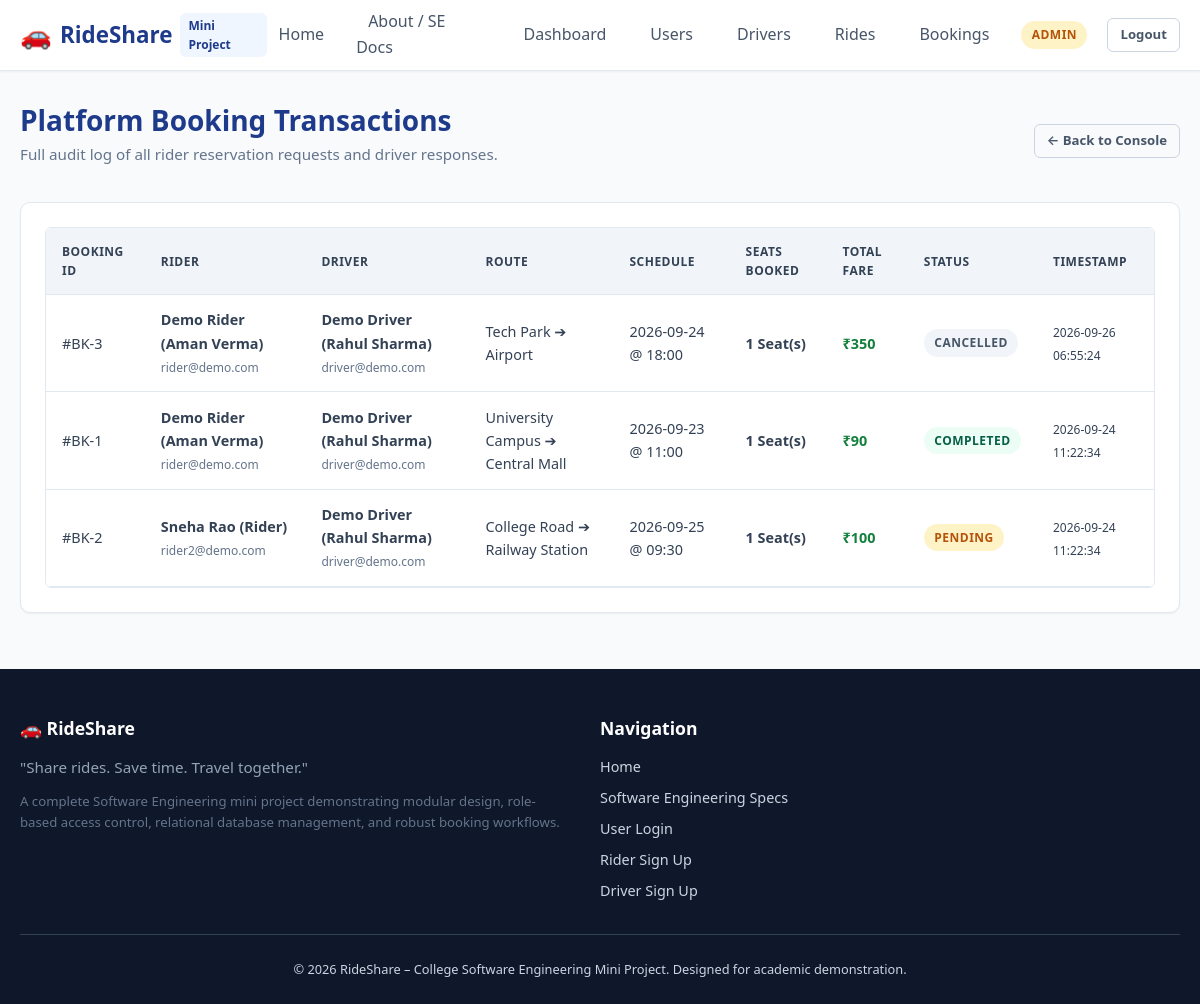
Screenshot of /admin/bookings (signed in) with the database file from the repository.
### tables this page shows
CREATE TABLE bookings (
    id INTEGER PRIMARY KEY AUTOINCREMENT,
    ride_id INTEGER NOT NULL,
    rider_id INTEGER NOT NULL,
    seats_requested INTEGER NOT NULL CHECK(seats_requested > 0),
    total_fare REAL NOT NULL CHECK(total_fare >= 0),
    status TEXT NOT NULL DEFAULT 'Pending' CHECK(status IN ('Pending', 'Accepted', 'Rejected', 'Cancelled', 'Completed')),
    booking_date TIMESTAMP DEFAULT CURRENT_TIMESTAMP,
    FOREIGN KEY (ride_id) REFERENCES rides(id) ON DELETE CASCADE,
    FOREIGN KEY (rider_id) REFERENCES users(id) ON DELETE CASCADE
);

CREATE TABLE users (
    id INTEGER PRIMARY KEY AUTOINCREMENT,
    name TEXT NOT NULL,
    email TEXT NOT NULL UNIQUE,
    phone TEXT NOT NULL,
    password_hash TEXT NOT NULL,
    role TEXT NOT NULL CHECK(role IN ('rider', 'driver', 'admin')),
    status TEXT NOT NULL DEFAULT 'active' CHECK(status IN ('active', 'inactive')),
    created_at TIMESTAMP DEFAULT CURRENT_TIMESTAMP
);

CREATE TABLE rides (
    id INTEGER PRIMARY KEY AUTOINCREMENT,
    driver_id INTEGER NOT NULL,
    pickup_location TEXT NOT NULL,
    destination TEXT NOT NULL,
    ride_date TEXT NOT NULL,
    departure_time TEXT NOT NULL,
    available_seats INTEGER NOT NULL CHECK(available_seats >= 0),
    vehicle_type TEXT NOT NULL,
    fare_per_passenger REAL NOT NULL CHECK(fare_per_passenger >= 0),
    status TEXT NOT NULL DEFAULT 'Available' CHECK(status IN ('Available', 'Full', 'Ongoing', 'Completed', 'Cancelled')),
    created_at TIMESTAMP DEFAULT CURRENT_TIMESTAMP,
    FOREIGN KEY (driver_id) REFERENCES drivers(id) ON DELETE CASCADE
);

### routes/admin_routes.py (the view)
@admin_bp.route('/bookings')
@role_required('admin')
def bookings():
    bookings_list = Booking.get_all()
    return render_template('admin/bookings.html', bookings=bookings_list)

### database/db.py (called while the page is built)
def get_db():
    if 'db' not in g:
        db_path = current_app.config.get('DATABASE_PATH')
        os.makedirs(os.path.dirname(db_path), exist_ok=True)
        g.db = sqlite3.connect(db_path)
        g.db.row_factory = sqlite3.Row
        g.db.execute("PRAGMA foreign_keys = ON;")
    return g.db

### models/booking.py (called while the page is built)
    @staticmethod
    def get_all():
        db = get_db()
        cursor = db.cursor()
        cursor.execute("""
            SELECT b.*,
                   r.pickup_location, r.destination, r.ride_date, r.departure_time,
                   rider.name as rider_name, rider.email as rider_email,
                   driver_u.name as driver_name, driver_u.email as driver_email
            FROM bookings b
            JOIN rides r ON b.ride_id = r.id
            JOIN users rider ON b.rider_id = rider.id
            JOIN drivers d ON r.driver_id = d.id
            JOIN users driver_u ON d.user_id = driver_u.id
            ORDER BY b.booking_date DESC
        """)
        return cursor.fetchall()

### templates/admin/bookings.html (shortened to what this page needs)
{% extends "base.html" %}
{% block content %}
<div class="card-header" style="border: none; padding: 0; margin-bottom: 1.5rem;">
    <div>
        <h2 style="color: var(--primary); margin: 0;">Platform Booking Transactions</h2>
        <p style="color: var(--gray-600); font-size: 0.95rem; margin-top: 0.25rem;">
            Full audit log of all rider reservation requests and driver responses.
        </p>
    </div>
    <a href="{{ url_for('admin.dashboard') }}" class="btn btn-outline btn-sm">← Back to Console</a>
</div>
<div class="card">
    <div class="table-responsive">
        <table class="table">
            <thead>
                <tr>
                    <th>Booking ID</th>
                    <th>Rider</th>
                    <th>Driver</th>
                    <th>Route</th>
                    <th>Schedule</th>
                    <th>Seats Booked</th>
                    <th>Total Fare</th>
                    <th>Status</th>
                    <th>Timestamp</th>
                </tr>
            </thead>
            <tbody>
                {% for b in bookings %}
                    <tr>
                        <td>#BK-{{ b['id'] }}</td>
                        <td>
                            <strong>{{ b['rider_name'] }}</strong><br>
                            <small style="color: var(--gray-600);">{{ b['rider_email'] }}</small>
                        </td>
                        <td>
                            <strong>{{ b['driver_name'] }}</strong><br>
                            <small style="color: var(--gray-600);">{{ b['driver_email'] }}</small>
                        </td>
                        <td>
                            <div>{{ b['pickup_location'] }} ➔ {{ b['destination'] }}</div>
                        </td>
                        <td>
                            {{ b['ride_date'] }} @ {{ b['departure_time'] }}
                        </td>
                        <td><strong>{{ b['seats_requested'] }} Seat(s)</strong></td>
                        <td><strong style="color: #15803d;">₹{{ "%.0f"|format(b['total_fare']) }}</strong></td>
                        <td><span class="badge badge-{{ b['status']|lower }}">{{ b['status'] }}</span></td>
                        <td><small>{{ b['booking_date'] }}</small></td>
                    </tr>
                {% endfor %}
            </tbody>
        </table>
    </div>
</div>
{% endblock %}

### static/css/style.css (style rules this page uses)
:root { --primary: #1e3a8a; --primary-hover: #1e40af; --primary-light: #eff6ff; --secondary: #0d9488; --secondary-hover: #0f766e; --accent: #f59e0b; --dark: #0f172a; --gray-900: #1e293b; --gray-800: #334155; --gray-700: #475569; --gray-600: #64748b; --gray-500: #94a3b8; --gray-400: #cbd5e1; --gray-200: #e2e8f0; --gray-100: #f1f5f9; --gray-50: #f8fafc; --white: #ffffff; --success: #10b981; --success-bg: #ecfdf5; --warning: #f59e0b; --warning-bg: #fffbeb; --danger: #ef4444; --danger-bg: #fef2f2; --info: #3b82f6; --info-bg: #eff6ff; --font-family: 'Segoe UI', system-ui, -apple-system, BlinkMacSystemFont, Roboto, sans-serif; --shadow-sm: 0 1px 2px 0 rgba(0, 0, 0, 0.05); --shadow-md: 0 4px 6px -1px rgba(0, 0, 0, 0.1), 0 2px 4px -2px rgba(0, 0, 0, 0.1); --shadow-lg: 0 10px 15px -3px rgba(0, 0, 0, 0.1), 0 4px 6px -4px rgba(0, 0, 0, 0.1); --radius-sm: 6px; --radius-md: 10px; --radius-lg: 16px; --radius-full: 9999px; --transition: all 0.2s ease-in-out; }
* { box-sizing: border-box; margin: 0; padding: 0; }
body { font-family: var(--font-family); background-color: var(--gray-50); color: var(--gray-800); line-height: 1.6; min-height: 100vh; display: flex; flex-direction: column; }
h1, h2, h3, h4, h5, h6 { color: var(--dark); font-weight: 700; line-height: 1.25; }
h2 { font-size: 1.75rem; }
a { color: var(--primary); text-decoration: none; transition: var(--transition); }
p { margin-bottom: 0.75rem; }
.btn { display: inline-flex; align-items: center; justify-content: center; gap: 0.4rem; padding: 0.6rem 1.25rem; font-size: 0.95rem; font-weight: 600; border-radius: var(--radius-sm); border: 1px solid transparent; cursor: pointer; transition: var(--transition); text-decoration: none; }
.btn-outline { background-color: transparent; border-color: var(--gray-400); color: var(--gray-700); }
.btn-sm { padding: 0.35rem 0.75rem; font-size: 0.825rem; }
.card { background: var(--white); border-radius: var(--radius-md); border: 1px solid var(--gray-200); box-shadow: var(--shadow-sm); padding: 1.5rem; margin-bottom: 1.5rem; transition: var(--transition); }
.card-header { display: flex; justify-content: space-between; align-items: center; border-bottom: 1px solid var(--gray-200); padding-bottom: 0.85rem; margin-bottom: 1.25rem; }
.badge { display: inline-block; padding: 0.25rem 0.65rem; font-size: 0.75rem; font-weight: 700; border-radius: var(--radius-full); text-transform: uppercase; letter-spacing: 0.5px; }
.badge-pending { background: #fef3c7; color: #b45309; }
.badge-cancelled { background: #f1f5f9; color: #475569; }
.badge-completed { background: #ecfdf5; color: #065f46; }
.table-responsive { width: 100%; overflow-x: auto; border-radius: var(--radius-sm); border: 1px solid var(--gray-200); }
.table { width: 100%; border-collapse: collapse; background: var(--white); font-size: 0.9rem; }
.table th, .table td { padding: 0.85rem 1rem; text-align: left; border-bottom: 1px solid var(--gray-200); }
.table th { background: var(--gray-100); font-weight: 700; color: var(--gray-800); text-transform: uppercase; font-size: 0.75rem; letter-spacing: 0.5px; }

### rows the page displays
bookings: id "3", rider_name "Demo Rider (Aman Verma)", rider_email "rider@demo.com", driver_name "Demo Driver (Rahul Sharma)", driver_email "driver@demo.com", pickup_location "Tech Park", destination "Airport", ride_date "2026-09-24", departure_time "18:00", seats_requested "1", total_fare "350", status "CANCELLED", booking_date "2026-09-26 06:55:24"
bookings: id "1", rider_name "Demo Rider (Aman Verma)", rider_email "rider@demo.com", driver_name "Demo Driver (Rahul Sharma)", driver_email "driver@demo.com", pickup_location "University Campus", destination "Central Mall", ride_date "2026-09-23", departure_time "11:00", seats_requested "1", total_fare "90", status "COMPLETED", booking_date "2026-09-24 11:22:34"
bookings: id "2", rider_name "Sneha Rao (Rider)", rider_email "rider2@demo.com", driver_name "Demo Driver (Rahul Sharma)", driver_email "driver@demo.com", pickup_location "College Road", destination "Railway Station", ride_date "2026-09-25", departure_time "09:30", seats_requested "1", total_fare "100", status "PENDING", booking_date "2026-09-24 11:22:34"

### other values shown
{{ session.get('role') }} "ADMIN"
